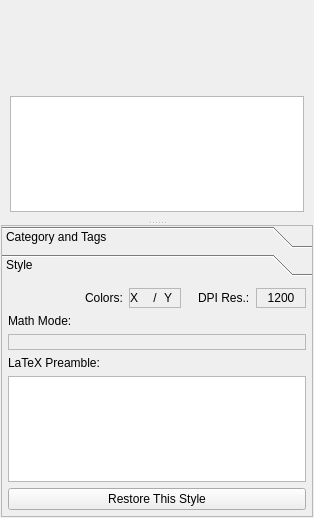
<?xml version="1.0" encoding="UTF-8"?>
<ui version="4.0">
 <class>KLFLibEntryEditor</class>
 <widget class="QWidget" name="KLFLibEntryEditor">
  <property name="geometry">
   <rect>
    <x>0</x>
    <y>0</y>
    <width>314</width>
    <height>518</height>
   </rect>
  </property>
  <layout class="QGridLayout" name="lyt_KLFLibEntryEditor">
   <property name="margin">
    <number>1</number>
   </property>
   <item row="0" column="0">
    <widget class="QSplitter" name="splitEntryEditor">
     <property name="orientation">
      <enum>Qt::Vertical</enum>
     </property>
     <widget class="QFrame" name="frmPreviews">
      <property name="frameShape">
       <enum>QFrame::NoFrame</enum>
      </property>
      <property name="frameShadow">
       <enum>QFrame::Plain</enum>
      </property>
      <layout class="QGridLayout" name="lyt_frmPreviews">
       <item row="0" column="1">
        <widget class="KLFDisplayLabel" name="lblPreview">
         <property name="sizePolicy">
          <sizepolicy hsizetype="Preferred" vsizetype="Fixed">
           <horstretch>0</horstretch>
           <verstretch>0</verstretch>
          </sizepolicy>
         </property>
         <property name="minimumSize">
          <size>
           <width>280</width>
           <height>80</height>
          </size>
         </property>
         <property name="pixmap">
          <pixmap>:/pix/pics/nopreview.png</pixmap>
         </property>
         <property name="wordWrap">
          <bool>false</bool>
         </property>
        </widget>
       </item>
       <item row="1" column="0" colspan="3">
        <widget class="KLFLatexEdit" name="txtPreviewLatex">
         <property name="sizePolicy">
          <sizepolicy hsizetype="Preferred" vsizetype="Preferred">
           <horstretch>0</horstretch>
           <verstretch>0</verstretch>
          </sizepolicy>
         </property>
         <property name="minimumSize">
          <size>
           <width>0</width>
           <height>80</height>
          </size>
         </property>
         <property name="tabChangesFocus">
          <bool>true</bool>
         </property>
         <property name="undoRedoEnabled">
          <bool>false</bool>
         </property>
         <property name="readOnly">
          <bool>true</bool>
         </property>
         <property name="acceptRichText">
          <bool>false</bool>
         </property>
         <property name="textInteractionFlags">
          <set>Qt::TextSelectableByMouse</set>
         </property>
        </widget>
       </item>
       <item row="0" column="0">
        <spacer name="hspc1">
         <property name="orientation">
          <enum>Qt::Horizontal</enum>
         </property>
         <property name="sizeHint" stdset="0">
          <size>
           <width>1</width>
           <height>5</height>
          </size>
         </property>
        </spacer>
       </item>
       <item row="0" column="2">
        <spacer name="hspc2">
         <property name="orientation">
          <enum>Qt::Horizontal</enum>
         </property>
         <property name="sizeHint" stdset="0">
          <size>
           <width>1</width>
           <height>5</height>
          </size>
         </property>
        </spacer>
       </item>
      </layout>
     </widget>
     <widget class="QToolBox" name="tabsEntry">
      <property name="sizePolicy">
       <sizepolicy hsizetype="Preferred" vsizetype="Preferred">
        <horstretch>0</horstretch>
        <verstretch>0</verstretch>
       </sizepolicy>
      </property>
      <property name="autoFillBackground">
       <bool>false</bool>
      </property>
      <property name="frameShape">
       <enum>QFrame::StyledPanel</enum>
      </property>
      <property name="frameShadow">
       <enum>QFrame::Sunken</enum>
      </property>
      <property name="lineWidth">
       <number>1</number>
      </property>
      <property name="midLineWidth">
       <number>0</number>
      </property>
      <property name="currentIndex">
       <number>1</number>
      </property>
      <widget class="QWidget" name="tabCategoryTags">
       <property name="geometry">
        <rect>
         <x>0</x>
         <y>0</y>
         <width>308</width>
         <height>177</height>
        </rect>
       </property>
       <property name="autoFillBackground">
        <bool>true</bool>
       </property>
       <attribute name="label">
        <string>Category and Tags</string>
       </attribute>
       <layout class="QGridLayout" name="lyt_tabCategoryTags">
        <item row="0" column="0" colspan="2">
         <widget class="QLabel" name="lblCategory">
          <property name="text">
           <string>&amp;Category:</string>
          </property>
          <property name="wordWrap">
           <bool>false</bool>
          </property>
          <property name="buddy">
           <cstring>cbxCategory</cstring>
          </property>
         </widget>
        </item>
        <item row="1" column="0" colspan="2">
         <widget class="QComboBox" name="cbxCategory">
          <property name="editable">
           <bool>true</bool>
          </property>
          <property name="autoCompletion">
           <bool>true</bool>
          </property>
          <property name="duplicatesEnabled">
           <bool>false</bool>
          </property>
         </widget>
        </item>
        <item row="2" column="0" colspan="2">
         <widget class="QLabel" name="lblTags">
          <property name="text">
           <string>Name / &amp;Tags:</string>
          </property>
          <property name="wordWrap">
           <bool>false</bool>
          </property>
          <property name="buddy">
           <cstring>cbxTags</cstring>
          </property>
         </widget>
        </item>
        <item row="3" column="0" colspan="2">
         <widget class="QComboBox" name="cbxTags">
          <property name="editable">
           <bool>true</bool>
          </property>
          <property name="autoCompletion">
           <bool>true</bool>
          </property>
          <property name="duplicatesEnabled">
           <bool>false</bool>
          </property>
         </widget>
        </item>
        <item row="4" column="0">
         <spacer name="hspc3">
          <property name="orientation">
           <enum>Qt::Horizontal</enum>
          </property>
          <property name="sizeType">
           <enum>QSizePolicy::Expanding</enum>
          </property>
          <property name="sizeHint" stdset="0">
           <size>
            <width>164</width>
            <height>20</height>
           </size>
          </property>
         </spacer>
        </item>
        <item row="4" column="1">
         <widget class="QPushButton" name="btnApplyChanges">
          <property name="text">
           <string>Apply Changes</string>
          </property>
         </widget>
        </item>
        <item row="5" column="0">
         <spacer name="vspcCatTags">
          <property name="orientation">
           <enum>Qt::Vertical</enum>
          </property>
          <property name="sizeHint" stdset="0">
           <size>
            <width>20</width>
            <height>40</height>
           </size>
          </property>
         </spacer>
        </item>
       </layout>
      </widget>
      <widget class="QWidget" name="tabStyle">
       <property name="geometry">
        <rect>
         <x>0</x>
         <y>0</y>
         <width>293</width>
         <height>186</height>
        </rect>
       </property>
       <property name="autoFillBackground">
        <bool>true</bool>
       </property>
       <attribute name="label">
        <string>Style</string>
       </attribute>
       <layout class="QGridLayout" name="gridLayout">
        <property name="margin">
         <number>6</number>
        </property>
        <item row="1" column="0" colspan="9">
         <widget class="QLabel" name="lblStyMathModeCaption">
          <property name="text">
           <string>Math Mode:</string>
          </property>
         </widget>
        </item>
        <item row="6" column="0" colspan="9">
         <widget class="QPushButton" name="btnRestoreStyle">
          <property name="text">
           <string>Restore This Style</string>
          </property>
         </widget>
        </item>
        <item row="7" column="0">
         <spacer name="vspcStyle">
          <property name="orientation">
           <enum>Qt::Vertical</enum>
          </property>
          <property name="sizeHint" stdset="0">
           <size>
            <width>20</width>
            <height>40</height>
           </size>
          </property>
         </spacer>
        </item>
        <item row="4" column="0" colspan="9">
         <widget class="QLabel" name="lblStyPreamble">
          <property name="text">
           <string>LaTeX Preamble:</string>
          </property>
         </widget>
        </item>
        <item row="5" column="0" colspan="9">
         <widget class="KLFLatexEdit" name="txtStyPreamble">
          <property name="sizePolicy">
           <sizepolicy hsizetype="Preferred" vsizetype="Preferred">
            <horstretch>0</horstretch>
            <verstretch>0</verstretch>
           </sizepolicy>
          </property>
          <property name="minimumSize">
           <size>
            <width>0</width>
            <height>40</height>
           </size>
          </property>
          <property name="tabChangesFocus">
           <bool>true</bool>
          </property>
          <property name="undoRedoEnabled">
           <bool>false</bool>
          </property>
          <property name="readOnly">
           <bool>true</bool>
          </property>
          <property name="acceptRichText">
           <bool>false</bool>
          </property>
          <property name="textInteractionFlags">
           <set>Qt::TextSelectableByMouse</set>
          </property>
         </widget>
        </item>
        <item row="3" column="0" colspan="9">
         <widget class="QLabel" name="lblStyMathMode">
          <property name="frameShape">
           <enum>QFrame::StyledPanel</enum>
          </property>
          <property name="frameShadow">
           <enum>QFrame::Sunken</enum>
          </property>
          <property name="text">
           <string notr="true"/>
          </property>
          <property name="textFormat">
           <enum>Qt::PlainText</enum>
          </property>
          <property name="alignment">
           <set>Qt::AlignLeading|Qt::AlignLeft|Qt::AlignVCenter</set>
          </property>
          <property name="wordWrap">
           <bool>true</bool>
          </property>
          <property name="textInteractionFlags">
           <set>Qt::TextSelectableByMouse</set>
          </property>
         </widget>
        </item>
        <item row="0" column="0">
         <spacer name="hspc6">
          <property name="orientation">
           <enum>Qt::Horizontal</enum>
          </property>
          <property name="sizeType">
           <enum>QSizePolicy::Expanding</enum>
          </property>
          <property name="sizeHint" stdset="0">
           <size>
            <width>20</width>
            <height>20</height>
           </size>
          </property>
         </spacer>
        </item>
        <item row="0" column="1">
         <widget class="QLabel" name="lblStyColors">
          <property name="sizePolicy">
           <sizepolicy hsizetype="Fixed" vsizetype="Fixed">
            <horstretch>0</horstretch>
            <verstretch>0</verstretch>
           </sizepolicy>
          </property>
          <property name="text">
           <string>Colors:</string>
          </property>
         </widget>
        </item>
        <item row="0" column="2">
         <widget class="QFrame" name="frmStyColors">
          <property name="sizePolicy">
           <sizepolicy hsizetype="Fixed" vsizetype="Preferred">
            <horstretch>0</horstretch>
            <verstretch>0</verstretch>
           </sizepolicy>
          </property>
          <property name="frameShape">
           <enum>QFrame::StyledPanel</enum>
          </property>
          <property name="frameShadow">
           <enum>QFrame::Sunken</enum>
          </property>
          <layout class="QGridLayout" name="lyt_frmStyColors">
           <property name="horizontalSpacing">
            <number>3</number>
           </property>
           <property name="margin">
            <number>0</number>
           </property>
           <item row="1" column="4">
            <widget class="QLabel" name="lblStyColSlash">
             <property name="sizePolicy">
              <sizepolicy hsizetype="Fixed" vsizetype="Preferred">
               <horstretch>0</horstretch>
               <verstretch>0</verstretch>
              </sizepolicy>
             </property>
             <property name="minimumSize">
              <size>
               <width>12</width>
               <height>0</height>
              </size>
             </property>
             <property name="text">
              <string notr="true">/</string>
             </property>
             <property name="alignment">
              <set>Qt::AlignCenter</set>
             </property>
            </widget>
           </item>
           <item row="1" column="5">
            <widget class="QLabel" name="lblStyColBg">
             <property name="sizePolicy">
              <sizepolicy hsizetype="Fixed" vsizetype="Fixed">
               <horstretch>0</horstretch>
               <verstretch>0</verstretch>
              </sizepolicy>
             </property>
             <property name="minimumSize">
              <size>
               <width>16</width>
               <height>16</height>
              </size>
             </property>
             <property name="toolTip">
              <string>Background Color</string>
             </property>
             <property name="text">
              <string notr="true">Y</string>
             </property>
            </widget>
           </item>
           <item row="1" column="3">
            <widget class="QLabel" name="lblStyColFg">
             <property name="sizePolicy">
              <sizepolicy hsizetype="Fixed" vsizetype="Fixed">
               <horstretch>0</horstretch>
               <verstretch>0</verstretch>
              </sizepolicy>
             </property>
             <property name="minimumSize">
              <size>
               <width>16</width>
               <height>16</height>
              </size>
             </property>
             <property name="toolTip">
              <string>Foreground Color</string>
             </property>
             <property name="text">
              <string notr="true">X</string>
             </property>
            </widget>
           </item>
          </layout>
         </widget>
        </item>
        <item row="0" column="5" colspan="4">
         <widget class="QLabel" name="lblStyDPI">
          <property name="minimumSize">
           <size>
            <width>50</width>
            <height>16</height>
           </size>
          </property>
          <property name="frameShape">
           <enum>QFrame::StyledPanel</enum>
          </property>
          <property name="frameShadow">
           <enum>QFrame::Sunken</enum>
          </property>
          <property name="text">
           <string notr="true">1200</string>
          </property>
          <property name="textFormat">
           <enum>Qt::PlainText</enum>
          </property>
          <property name="alignment">
           <set>Qt::AlignCenter</set>
          </property>
          <property name="margin">
           <number>0</number>
          </property>
         </widget>
        </item>
        <item row="0" column="4">
         <widget class="QLabel" name="lblStyDPILbl">
          <property name="text">
           <string>DPI Res.:</string>
          </property>
         </widget>
        </item>
        <item row="0" column="3">
         <spacer name="hspc5">
          <property name="orientation">
           <enum>Qt::Horizontal</enum>
          </property>
          <property name="sizeType">
           <enum>QSizePolicy::Fixed</enum>
          </property>
          <property name="sizeHint" stdset="0">
           <size>
            <width>5</width>
            <height>10</height>
           </size>
          </property>
         </spacer>
        </item>
       </layout>
      </widget>
     </widget>
    </widget>
   </item>
  </layout>
 </widget>
 <customwidgets>
  <customwidget>
   <class>KLFLatexEdit</class>
   <extends>QTextEdit</extends>
   <header>klflatexedit.h</header>
  </customwidget>
  <customwidget>
   <class>KLFDisplayLabel</class>
   <extends>QLabel</extends>
   <header location="global">klfdisplaylabel.h</header>
  </customwidget>
 </customwidgets>
 <resources/>
 <connections/>
</ui>
